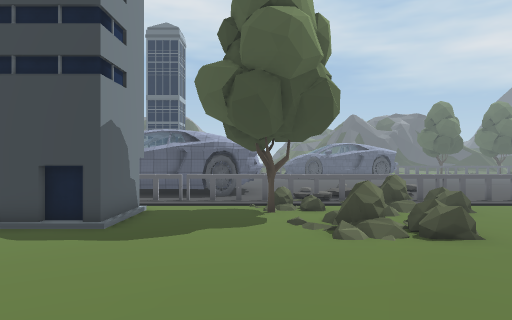
View 1 (above)

24 first-person views from a walk through a 3-D level made in the Unity game engine. The camera is 1.2 m above the floor, looks level and sees 70° across. The floor is counted in squares, 2 m on a side. Each view is taken from the middle of a square. On the plan, view 1 faces up. The plan holds only what a view shows up to about 10 squares ahead; the rest is blank. The place goes on beyond the plan. The player character is not drawn. Some surface patterns are stand-ins.

View 2
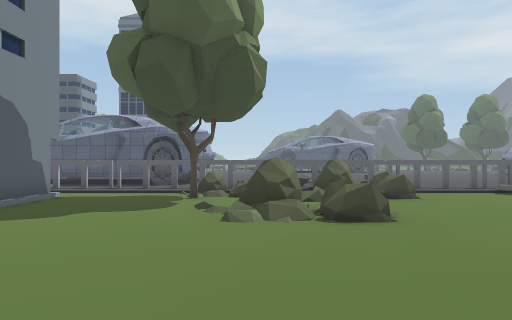

View 3
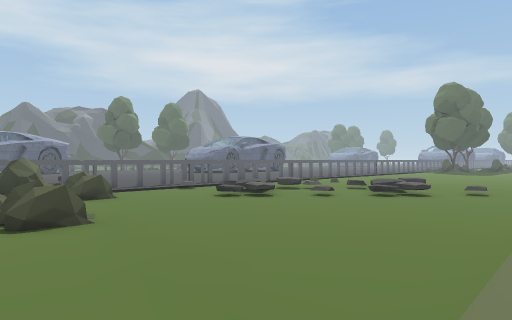

View 4
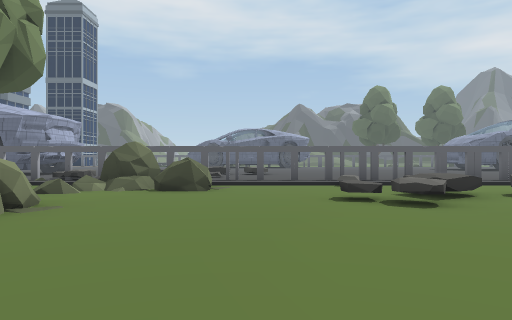

View 5
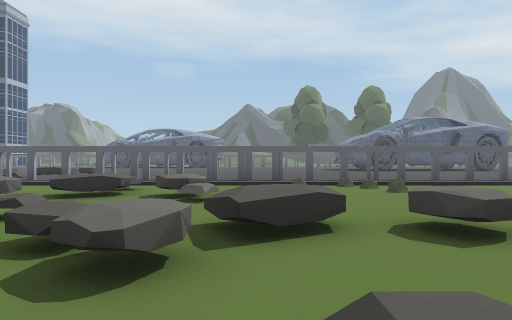

View 6
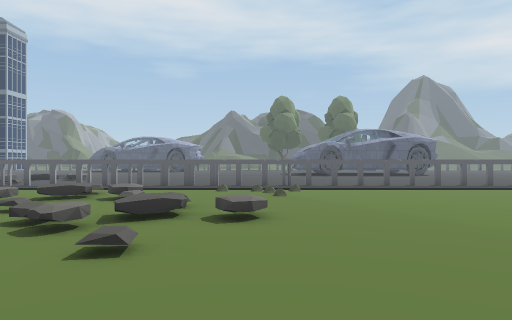

View 7
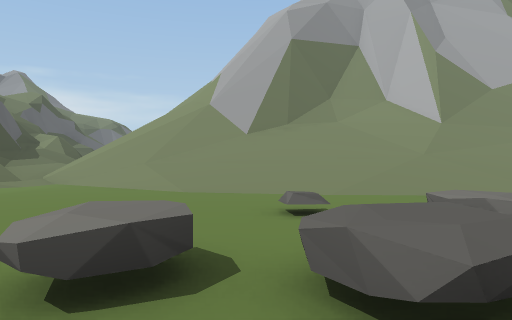

View 8
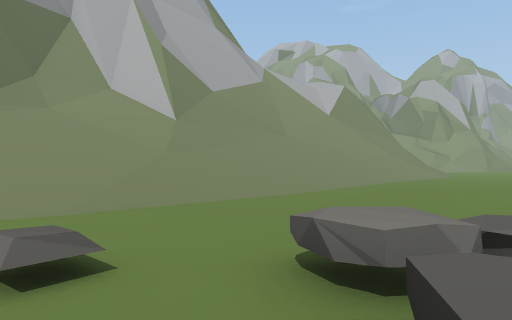

View 9
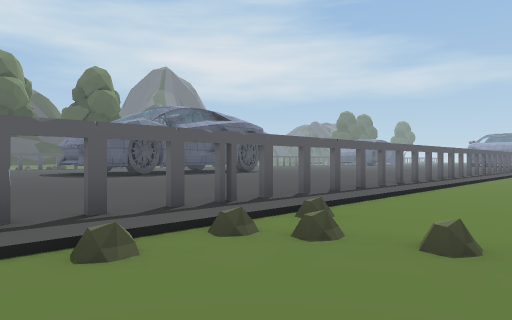

View 10
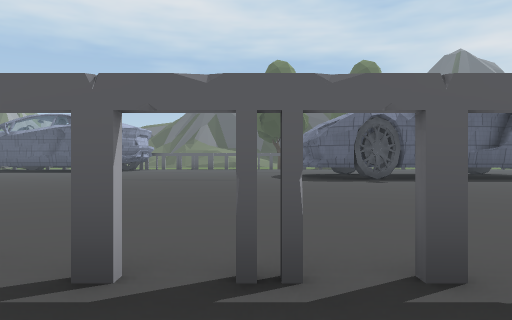

View 11
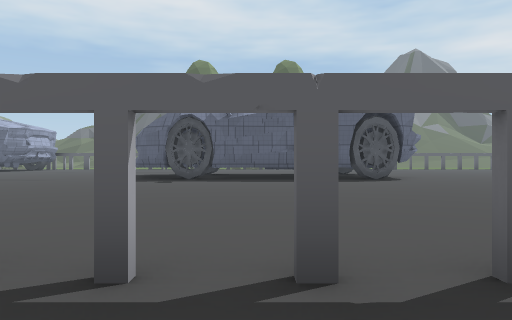

View 12
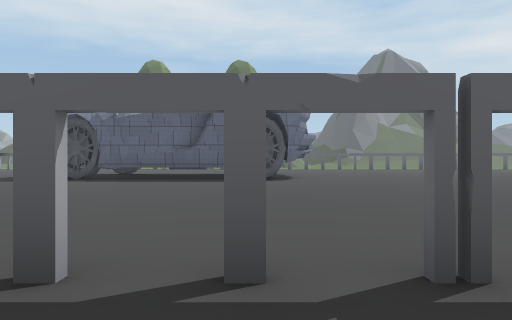

View 13
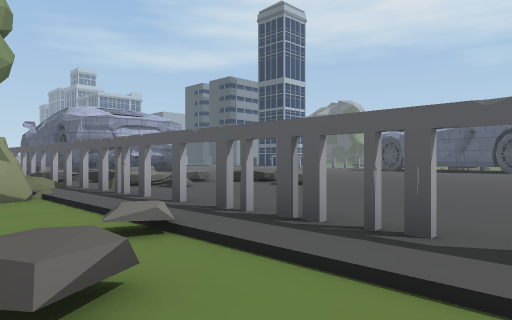

View 14
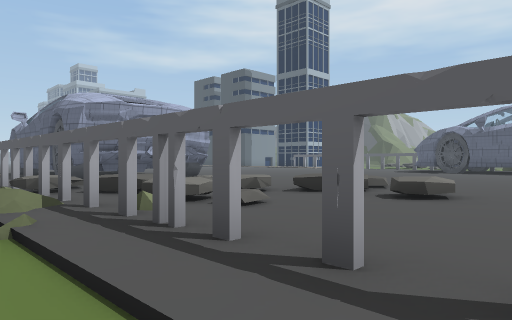

View 15
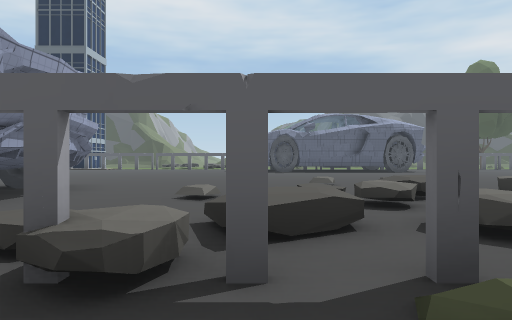

View 16
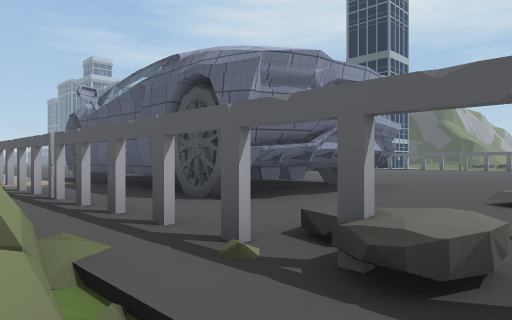

View 17
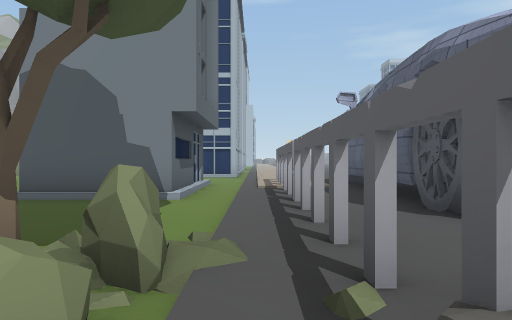

View 18
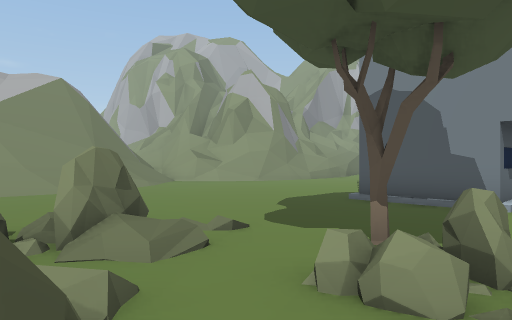

View 19
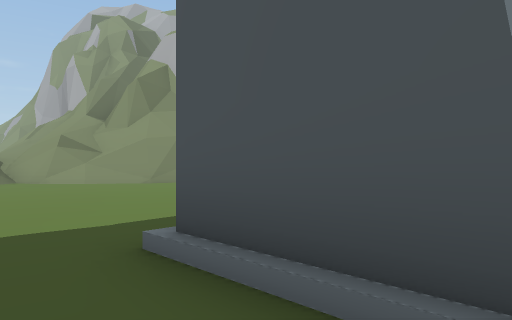

View 20
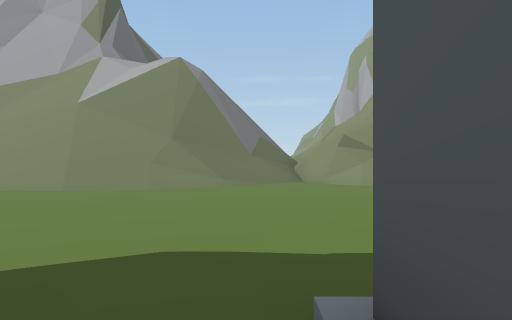

View 21
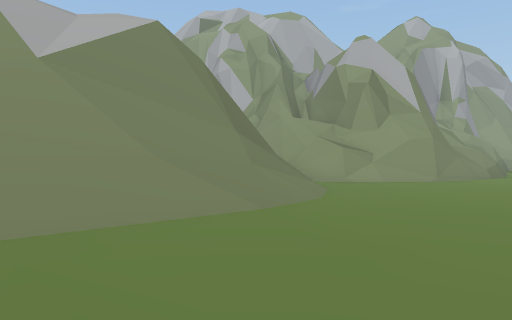

View 22
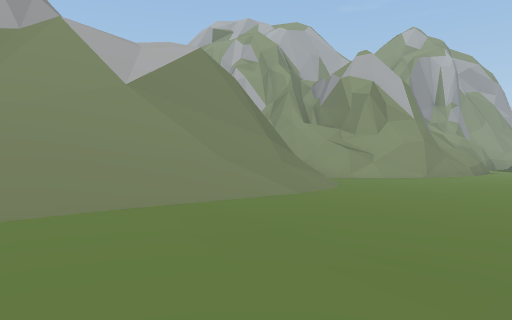

View 23
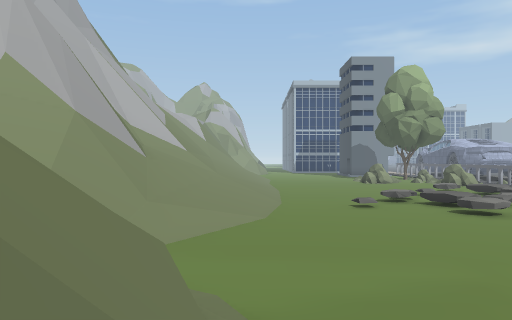

View 24
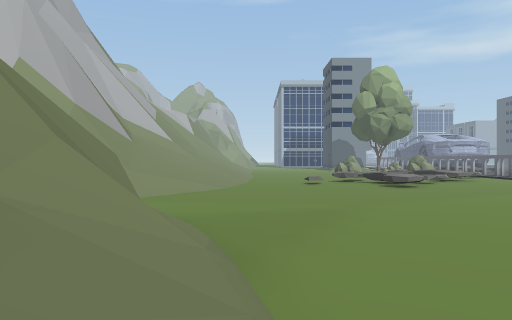

### Floor plan
Key: @ floor where view 1 was taken; # wall or solid block; . floor; / step, stairs or slope; = window, fence, low wall or low ledge; ^ raised ledge; v drop or lower ground; T thing the floor can be seen under or through; O other object.
Columns run from 6 left of view 1 to 27 right of it. Each row starts with its distance up from view 1.
 22       ..    ..
 21     ..... .... ... .....#O####O#..
 20     .............. ...............
 19     ..............................
 18     #O#...../.....................
 17     ###....///....................
 16      ##././///....................
 15     ###..///...... ...............
 14    ##O...////.....  .............
 13 ######TTT#./#TTTTTTTTTTTTTTTTTTT
 12 ........../.....................
 11 .......OO/##=...................
 10 ###...O..////...^............
  9 ###...../.......^.^.........
  8 ###.....##=....^............
  7  .........=........^.......
  6  ..................^.^.....
  5  .................^.........
  4 ..............................
  3 ..............................
  2 .............................///
  1 ....//////////////////..../////
  0 ==.///@/////////////////..///#
 -1  #//###///// //////////////
 -2  =/ ^vv#//// ///////#//////
 -3      //////   ##///#^#//
 -4       /////    #//# ^#=
 -5          /=     /##  #

Where each view was taken, in squares from view 1:
view 1: 0 up, 0 right, facing up
view 2: 1 up, 2 right, facing up
view 3: 1 up, 2 right, facing up-right
view 4: 3 up, 7 right, facing up
view 5: 3 up, 13 right, facing up
view 6: 0 up, 15 right, facing up
view 7: 8 up, 14 right, facing down
view 8: 6 up, 14 right, facing down-left
view 9: 9 up, 13 right, facing up-right
view 10: 11 up, 16 right, facing up
view 11: 11 up, 21 right, facing up
view 12: 11 up, 24 right, facing up
view 13: 10 up, 12 right, facing up-left
view 14: 11 up, 9 right, facing up-left
view 15: 11 up, 3 right, facing up
view 16: 11 up, 3 right, facing up-left
view 17: 12 up, 3 right, facing left
view 18: 12 up, 4 right, facing down-left
view 19: 10 up, 2 left, facing down-left
view 20: 9 up, 3 left, facing down
view 21: 5 up, 4 right, facing down-left
view 22: 6 up, 6 right, facing down-left
view 23: 1 up, 23 right, facing left
view 24: 2 up, 25 right, facing left
